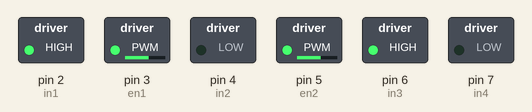
This sketch was run on a simulated Arduino Uno, built with avr-gcc and run on an emulated ATmega328P. On the bench: switched loads named in the sketch (green lamp = pin HIGH).

Above: at 0.05 s.
At 4.05 s:
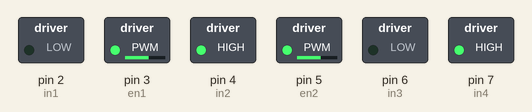
At 7.95 s:
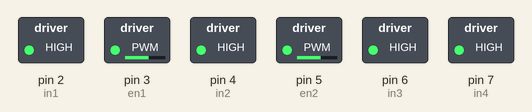
Timing chart, 0 to 9.2 s (numbered marks = the images above):
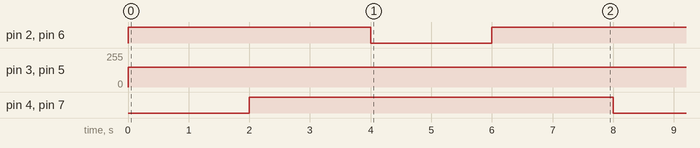

Measured:
- by itself, pin 2 (in1), pin 6 (in3): repeats every 8.0 s: LOW 2.0 s, HIGH 6.0 s
- by itself, pin 3 (en1), pin 5 (en2): 0/255 → 150/255 at 0.00 s
- by itself, pin 4 (in2), pin 7 (in4): alternates HIGH for 6.0 s and LOW for 2.0 s

The sketch:

Testing_home_made_dual_h_bridge_motor_driver.ino
```cpp
#define en1 3
#define in1 2
#define in2 4

#define en2 5
#define in3 6
#define in4 7

void setup() {
  pinMode(en1, OUTPUT);
  pinMode(in1, OUTPUT);
  pinMode(in2, OUTPUT);

  pinMode(en2, OUTPUT);
  pinMode(in3, OUTPUT);
  pinMode(in4, OUTPUT);


}

void loop() {
analogWrite(en1, 150);
analogWrite(en2, 150);


digitalWrite(in1, HIGH);
digitalWrite(in2, LOW);

 digitalWrite(in3, HIGH);
 digitalWrite(in4, LOW);
delay(2000);

digitalWrite(in2, HIGH);
digitalWrite(in4, HIGH);
delay(2000);

digitalWrite(in1, LOW);
digitalWrite(in3, LOW);

delay(2000);

digitalWrite(in3, HIGH);
digitalWrite(in1, HIGH);
delay(2000);

}
```
